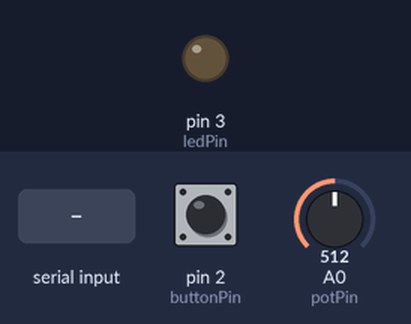
A sketch run on a simulated Arduino Uno, built with avr-gcc and run on an emulated ATmega328P. Shown: output pins drawn as LEDs (lit = HIGH). The test bench sets the inputs (shaded band); at power-on: pin 2 (buttonPin) HIGH, A0 (potPin) = 512. What the sketch prints to the serial monitor is not drawn.

Above: at 1.2 s.
1.3 s: "1" received over Serial
At 2.5 s:
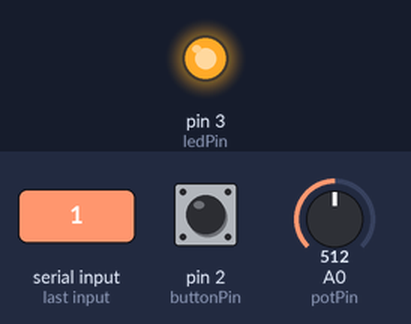
2.8 s: "0" received over Serial
At 4.1 s:
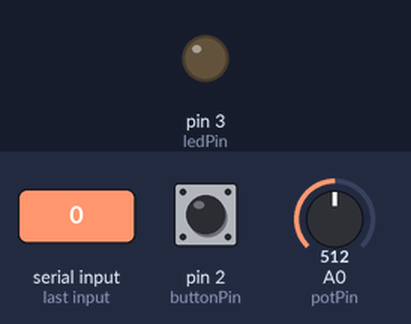
Timing chart, 0 to 5.8 s (numbered marks = the images above; inputs shaded):
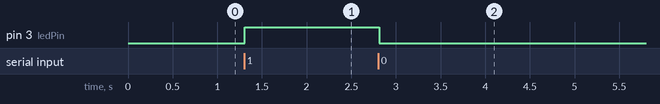

Measured:
- after the input at 1.3 s, pin 3 (ledPin): LOW → HIGH at once
- after the input at 2.8 s, pin 3 (ledPin): HIGH → LOW at once

The sketch:

practica4v2.ino
```cpp
const int potPin = A0;
const int buttonPin = 2;
const int ledPin = 3;

void setup() {
  pinMode(buttonPin, INPUT_PULLUP);
  pinMode(ledPin, OUTPUT);
  Serial.begin(9600);
}

void loop() {
  if (Serial.available()) {
    char command = Serial.read();
    if (command == '1') {
      digitalWrite(ledPin, HIGH);
    } else if (command == '0') {
      digitalWrite(ledPin, LOW);
    }
  }

  int potValue = analogRead(potPin);
  int buttonState = digitalRead(buttonPin);

  Serial.print("POT:");
  Serial.print(potValue);
  Serial.print(", BUTTON:");
  Serial.println(buttonState);

  delay(100);
}
```
